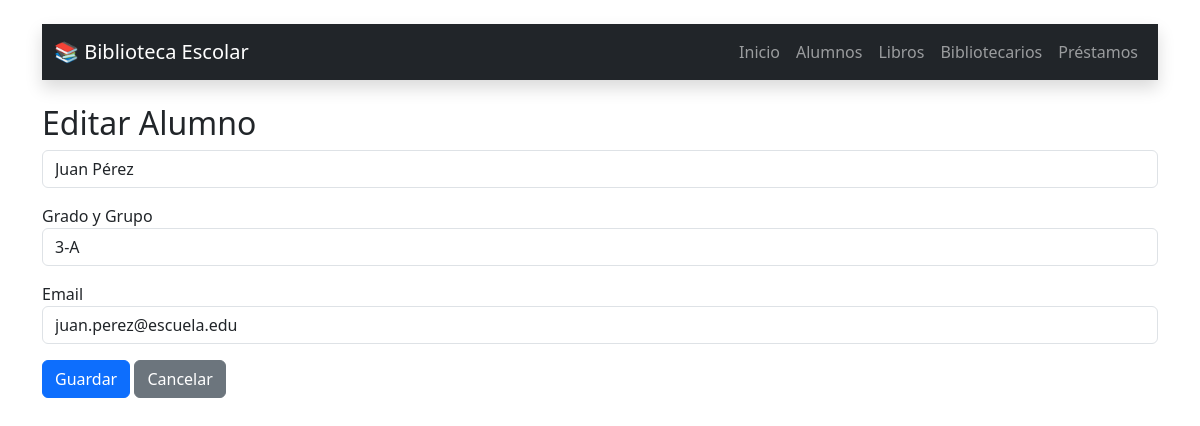
Screenshot of /biblioteca/alumnos_form.php?id=1 with the database file from the repository.
### tables this page shows
CREATE TABLE `alumno` (
  `id_alumno` int(11) NOT NULL,
  `nombre` varchar(100) NOT NULL,
  `grado_grupo` varchar(20) DEFAULT NULL,
  `email` varchar(100) NOT NULL
);

### biblioteca/alumnos_form.php (the view, shortened to what this page needs)
<?php
include 'config.php';
$id = $_GET['id'] ?? null;
$alumno = ['nombre' => '', 'grado_grupo' => '', 'email' => ''];
if ($id) {
    $stmt = $pdo->prepare("SELECT * FROM alumno WHERE id_alumno = ?");
    $stmt->execute([$id]);
    $alumno = $stmt->fetch();
}
?>
<!DOCTYPE html>
<html>
<head>
    <link rel="stylesheet" href="https://cdn.jsdelivr.net/npm/bootstrap@5.3.0/dist/css/bootstrap.min.css">
</head>
<body class="container mt-4">
    <?php include 'navbar.php'; ?>
    <h2><?php echo $id ? 'Editar' : 'Nuevo'; ?> Alumno</h2>
    <form method="POST">
        <div class="mb-3">
            <input type="text" name="nombre" class="form-control"
               placeholder="Ej: Juan Pérez" value="<?php echo $alumno['nombre']; ?>" required>
        </div>
        <div class="mb-3">
            <label>Grado y Grupo</label>
            <input type="text" name="grado_grupo" class="form-control"
               placeholder="Ej: 3-B, 2-A, 1-C" value="<?php echo $alumno['grado_grupo']; ?>">
        </div>
        <div class="mb-3">
            <label>Email</label>
            <input type="email" name="email" class="form-control"
               placeholder="ejemplo@escuela.edu" value="<?php echo $alumno['email']; ?>" required>
        </div>
        <button type="submit" class="btn btn-primary">Guardar</button>
        <a href="alumnos.php" class="btn btn-secondary">Cancelar</a>
    </form>
</body>
</html>

### rows the page displays
alumno: nombre "Juan Pérez", grado_grupo "3-A", email "juan.perez@escuela.edu"
